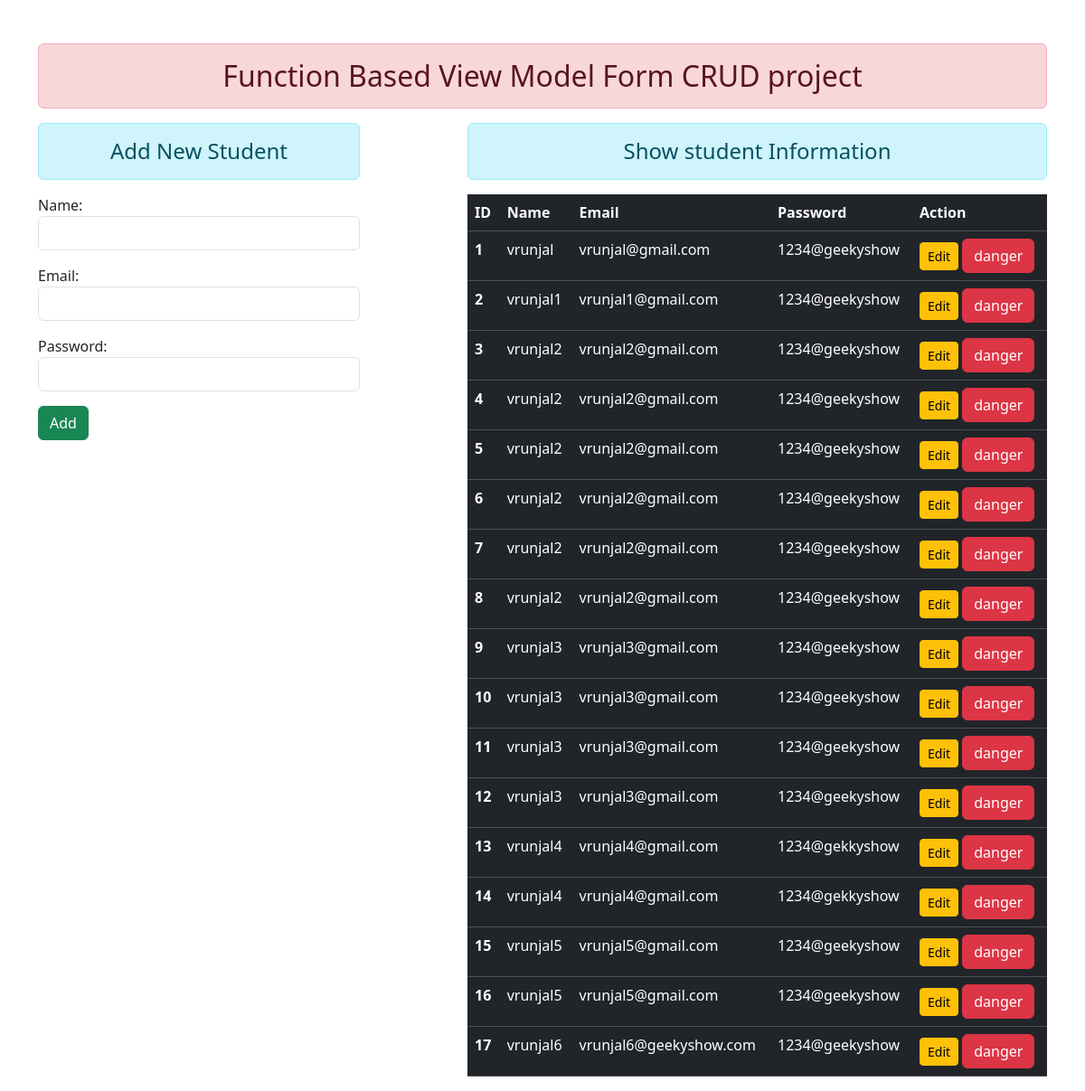
The app's page /, older data.
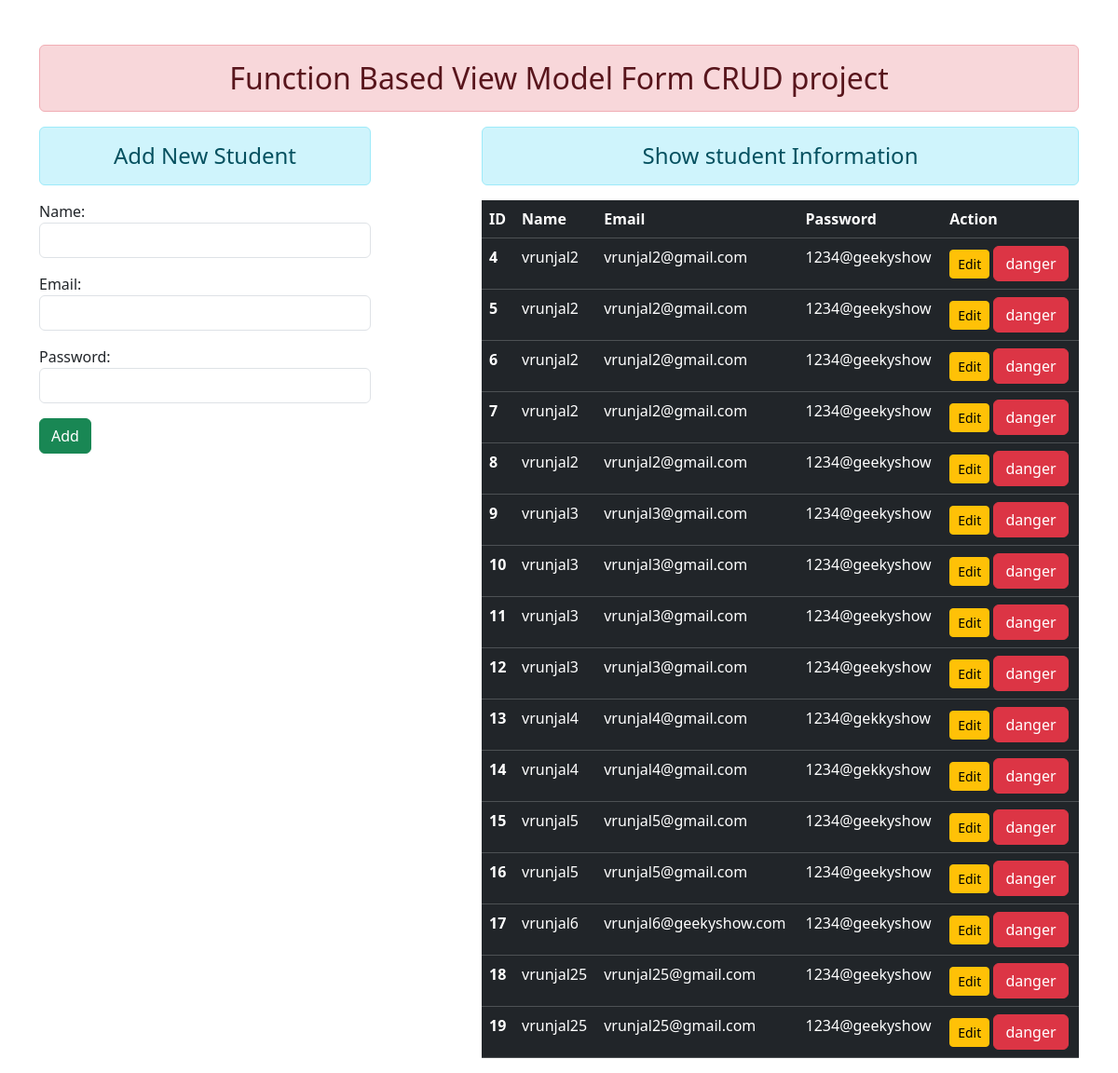
The same page, newer data.
### app_enroll/models.py (models this page shows)
class User(models.Model):
    name=models.CharField(max_length=70)
    email=models.EmailField(max_length=70)
    password=models.CharField(max_length=70)

### app_enroll/views.py (the view)
# urls.py: path('',add_show,name="addandshow"),
def add_show(request):
    if request.method == "POST":
        fm=StudentRegistration(request.POST)
        if fm.is_valid():
            nm=fm.cleaned_data['name']
            em=fm.cleaned_data['email']
            pw=fm.cleaned_data['password']
            reg=User(name=nm,email=em,password=pw)
            reg.save()
            fm=StudentRegistration()
    else:
        fm=StudentRegistration()
    stud = User.objects.all()
    return render(request,'app_enroll/addandshow.html',{'form':fm ,'stu':stud})

### app_enroll/forms.py
class StudentRegistration(forms.ModelForm):
    class Meta:
        model=User
        fields=['name','email','password']
        widgets={
            'name':forms.TextInput(attrs={'class':'form-control'}),
            'email':forms.TextInput(attrs={'class':'form-control'}),
            'password':forms.PasswordInput(render_value=True, attrs={'class':'form-control'}),
        }

### app_enroll/templates/app_enroll/addandshow.html (shortened to what this page needs)
{% extends 'app_enroll/base.html' %}
{% block content %}
    <div class="row">
        <div class="col-sm-4">
            <h4 class="text-center alert alert-info">Add New Student</h4>
            <form action="" method="POST">
                {{form.as_p}}
                <input type="submit" class="btn btn-success" value="Add">
            </form>
        </div>
        <div class="col-sm-7 offset-1">
            <h4 class="text-center alert alert-info">Show student Information</h4>
            {% if stu %}
                <table class="table table-hover table-dark">
                    <thead>
                        <tr>
                        <th scope="col">ID</th>
                        <th scope="col">Name</th>
                        <th scope="col">Email</th>
                        <th scope="col">Password</th>
                        <th scope="col">Action</th>
                        </tr>
                    </thead>
                    <tbody>
                        {% for st in stu %}
                            <tr>
                                <th scope="row">{{st.id}}</th>
                                <td>{{st.name}}</td>
                                <td>{{st.email}}</td>
                                <td>{{st.password}}</td>
                                <td>
                                <a href="{% url 'updatedata' st.id %}" class="btn btn-warning btn-sm">Edit</a>
                                <form action="{% url 'deletedata' st.id %}" method="POST" class="d-inline">
                                    <input type="submit" class="btn btn-danger" value="danger">
                                </form>
                                </td>
                            </tr>
                        {% endfor %}
                    </tbody>
                </table>
            {% else %}
                <h4 text-center alert alert-warning>No Data</h4>
            {% endif %}
        </div>
    </div>
{% endblock content %}

Row changes from the older to the newer data that the page shows:
removed User: id "1", name "vrunjal", email "vrunjal@gmail.com", password "1234@geekyshow"
removed User: id "2", name "vrunjal1", email "vrunjal1@gmail.com", password "1234@geekyshow"
removed User: id "3", name "vrunjal2", email "vrunjal2@gmail.com", password "1234@geekyshow"
added User: id "18", name "vrunjal25", email "vrunjal25@gmail.com", password "1234@geekyshow"
added User: id "19", name "vrunjal25", email "vrunjal25@gmail.com", password "1234@geekyshow"
